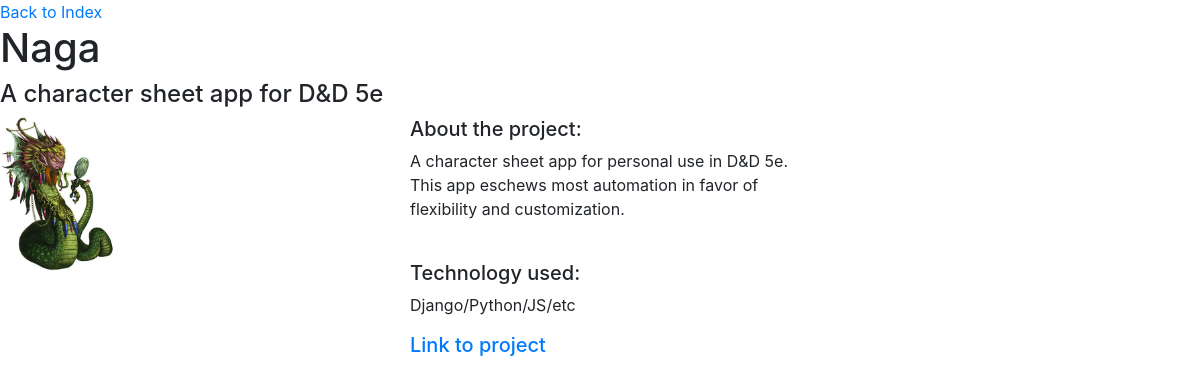
The page /projectGallery/2/ on the database as committed earlier.
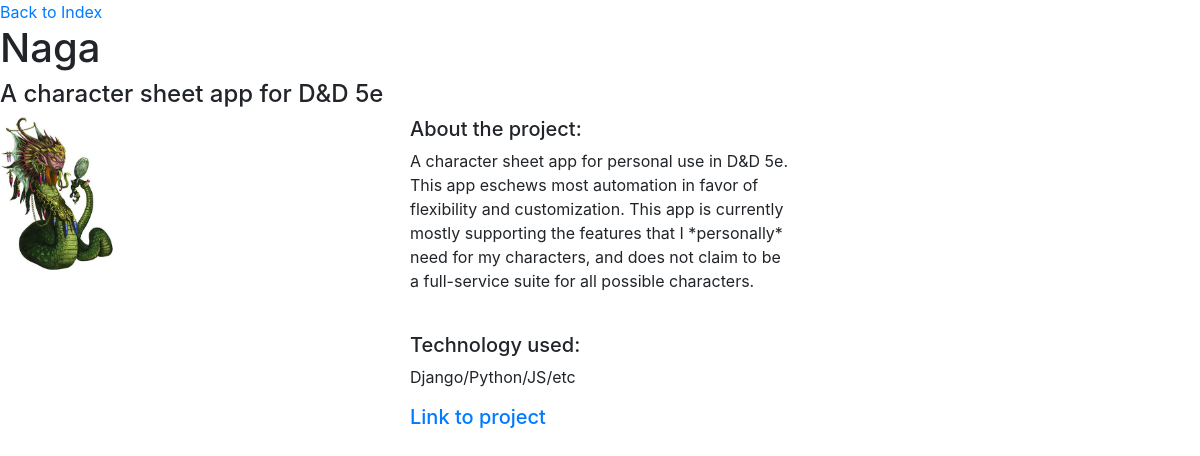
The same page on the database as committed later.
### projectGallery/models.py (models this page shows)
class Project(models.Model):
    title = models.CharField(max_length=100)
    summary = models.CharField(max_length=100)
    description = models.TextField(blank=True, null=True)
    technology = models.CharField(max_length=20, blank=True, null=True)
    image = models.ImageField(upload_to='projectGallery/uploads/', blank=True, null=True)
    url = models.CharField(max_length=100, blank=True, null=True)

### projectGallery/views.py (the view)
# urls.py: path("<int:pk>/", views.project_detail, name="project_detail"),
def project_detail(request, pk):
    project = Project.objects.get(pk=pk)
    context = {
        'project': project
    }
    return render(request, 'project_detail.html', context)

### projectGallery/templates/project_detail.html
{% extends "project_base.html" %}
{% load static %}
{% block page_content %}
<a href="{% url 'project_index' %}">Back to Index</a>
<h1>{{ project.title }}</h1>
<h4>{{ project.summary }}</h4>
<div class="row">
	<div class="col-md-4">
		<img src="{{ project.image.url }}" alt="" width="30%">
	</div>
	<div class="col-md-4">
		<h5>About the project:</h5>
		<p>{{ project.description }}</p>
		<br>
		<h5>Technology used:</h5>
		<p>{{ project.technology }}</p>
		<h5><a href="{{ project.url }}">Link to project</a></h5>
	</div>
</div>
{% endblock %}

Rows that differ between the two databases and show on the page:
changed Project "Naga": description "A character sheet app for personal use in D&D 5e. This app eschews most automation in favor of flexibility and customization." → "…of flexibility and customization. This app is currently mostly supporting the features that I *personally* need for my characters, and does not claim to be a full-service suite for all possible characters."
